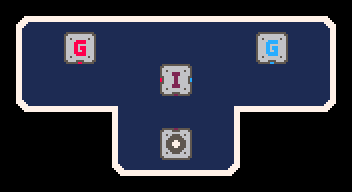

The image is a tile-based game level rendered from a .tmx file. Its description and complete source (layers, tilesets, objects, tile grids) follow:
An orthogonal 11x6 tile map with 32x32 px tiles, 2 tile layers (Blueboard, Element) and 1 object.

<map version="1.5" tiledversion="1.7.2" orientation="orthogonal" renderorder="left-down" width="11" height="6" tilewidth="32" tileheight="32" infinite="0" nextlayerid="4" nextobjectid="3">
 <tileset firstgid="1" source="../element.tsx" />
 <layer id="1" name="Blueboard" width="11" height="6" locked="1">
  <data encoding="csv">
28,29,29,29,29,29,29,29,29,29,47,
59,60,77,62,45,62,62,60,77,45,63,
59,62,77,77,61,62,77,45,45,45,63,
75,93,93,76,45,45,60,78,93,93,94,
0,0,0,59,45,60,60,63,0,0,0,
0,0,0,92,93,93,93,79,0,0,0
</data>
 </layer>
 <layer id="3" name="Element" width="11" height="6">
  <data encoding="csv">
0,0,0,0,0,0,0,0,0,0,0,
0,0,3,0,0,0,0,0,19,0,0,
0,0,0,0,0,2,0,0,0,0,0,
0,0,0,0,0,0,0,0,0,0,0,
0,0,0,0,0,65,0,0,0,0,0,
0,0,0,0,0,0,0,0,0,0,0
</data>
 </layer>
 <objectgroup id="2" name="Object" visible="0" locked="1">
  <object id="1" x="176" y="96">
   <point />
  </object>
 </objectgroup>
</map>
